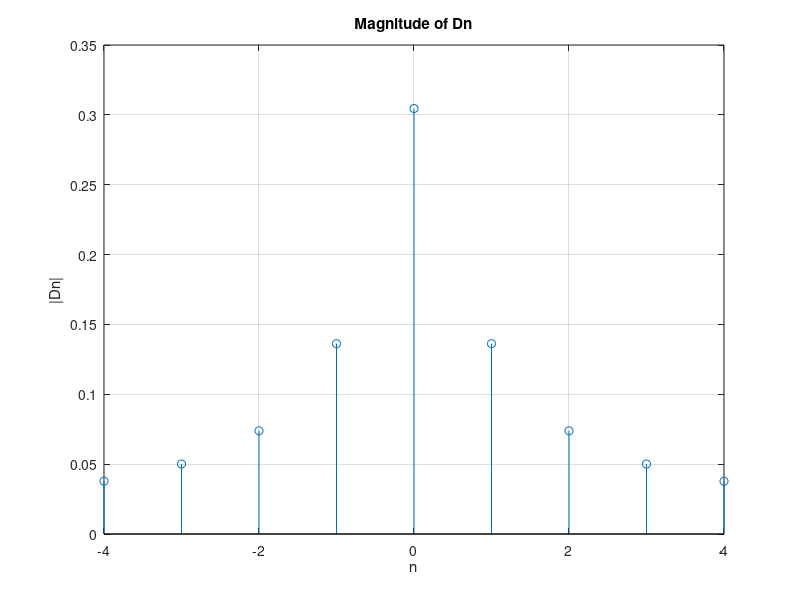
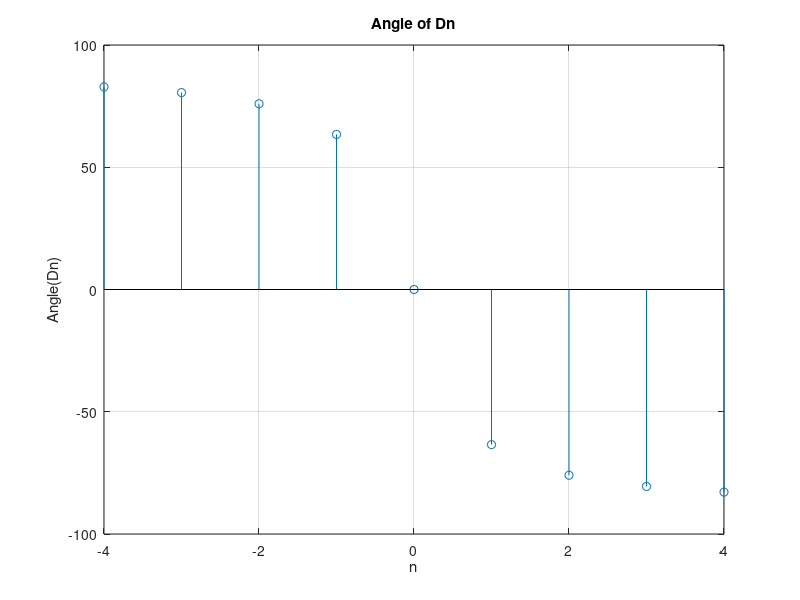

Source code (MATLAB) for these figures, in order:
t_start = 0;
t_end = pi;
n = -4:4;
j = 1i;
x = @(t) exp(-t);

Dn_val = zeros(size(n));
for k = 1:length(n)
    Dn_val(k) = (1/pi) * integral(@(t) x(t) .* exp(-2 * n(k) * t * j), t_start, t_end);
end

figure;
stem(n, abs(Dn_val));
title('Magnitude of Dn');
xlabel('n');
ylabel('|Dn|');
grid on;

figure;
stem(n, angle(Dn_val)./(pi).*(180));
title('Angle of Dn');
xlabel('n');
ylabel('Angle(Dn)');
grid on;